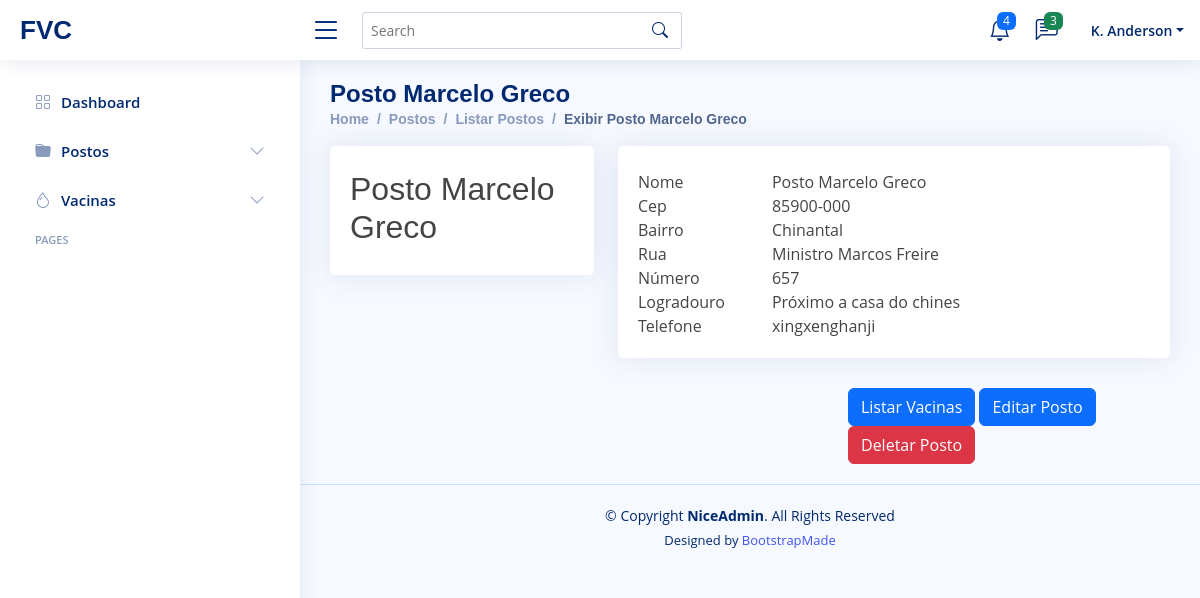
The app's page /poshow/1, older data.
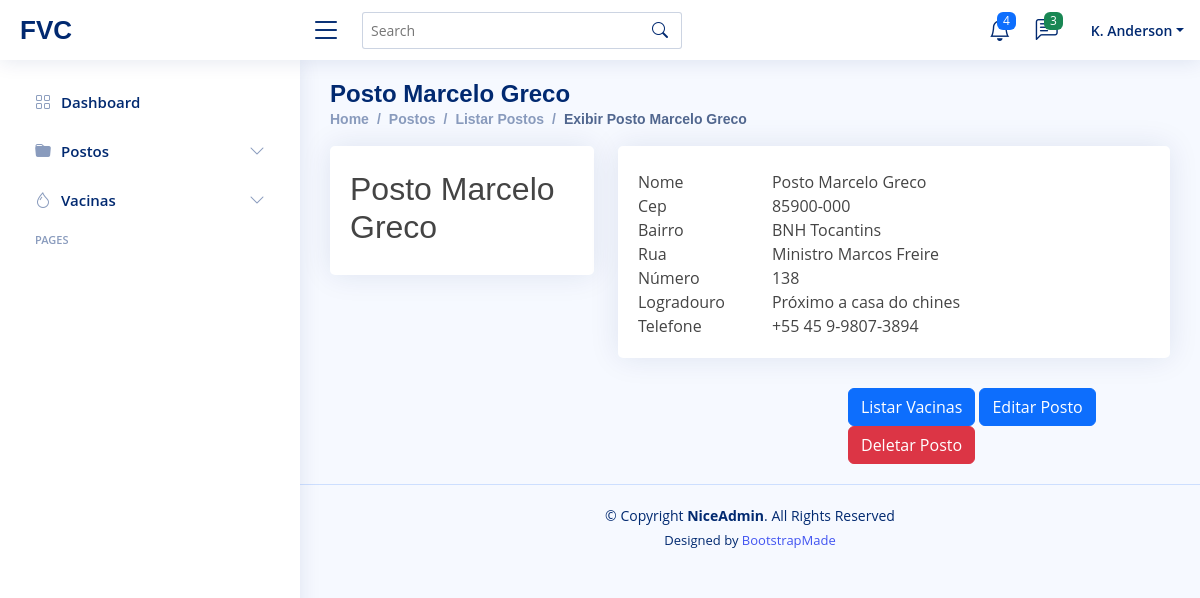
The same page, newer data.
### core/models.py (models this page shows, shortened)
class postos(models.Model):
    pos_nome = models.CharField(max_length = 120)
    pos_cep = models.CharField(max_length = 45)
    pos_rua = models.CharField(max_length = 45)
    pos_bairro = models.CharField(max_length = 45)
    pos_numero = models.IntegerField()
    pos_logradouro = models.CharField(max_length = 45)
    pos_telefone = models.CharField(max_length = 45)
    class Meta:
        verbose_name_plural = "Postos"

### core/views.py (the view)
# urls.py: path('poshow/<int:id_posto>', pos_show, name= "show_postos"),
def  pos_show(request, id_posto):
    posto = postos.objects.get(pk = id_posto)
    pacote = {"postoChave": posto}
    return render(request, "pos-show.html",pacote)

### core/templates/pos-show.html (shortened to what this page needs)
{%extends 'layouts/pages-blank.html'%}
{%block page-name%}{{postoChave.pos_nome}}{%endblock page-name%}
{%block directory%}
<li class="breadcrumb-item"><a href="index.html">Home</a></li>
<li class="breadcrumb-item">Postos</li>
<li class="breadcrumb-item"><a href="{%url 'lista_postos'%}">Listar Postos</a></li>
<li class="breadcrumb-item active">Exibir {{postoChave.pos_nome}}</li>
{%endblock directory%}
{%block main-content%}
<div class="row">
    <div class="col-xl-4">
      <div class="card">
        <div class="card-body profile-card pt-4 d-flex flex-column align-items-center">
          <h2>{{postoChave.pos_nome}}</h2>
        </div>
      </div>
    </div>
    <div class="col-xl-8">
      <div class="card">
        <div class="card-body pt-3">
          <div class="tab-content pt-2">
            <div class="tab-pane fade show active profile-overview" id="profile-overview">
              <div class="row">
                <div class="col-lg-3 col-md-4 label ">Nome</div>
                <div class="col-lg-9 col-md-8">{{postoChave.pos_nome}}</div>
              </div>
              <div class="row">
                <div class="col-lg-3 col-md-4 label">Cep</div>
                <div class="col-lg-9 col-md-8">{{postoChave.pos_cep}}</div>
              </div>
              <div class="row">
                <div class="col-lg-3 col-md-4 label">Bairro</div>
                <div class="col-lg-9 col-md-8">{{postoChave.pos_bairro}}</div>
              </div>
              <div class="row">
                <div class="col-lg-3 col-md-4 label">Rua</div>
                <div class="col-lg-9 col-md-8">{{postoChave.pos_rua}}</div>
              </div>
              <div class="row">
                <div class="col-lg-3 col-md-4 label">Número</div>
                <div class="col-lg-9 col-md-8">{{postoChave.pos_numero}}</div>
              </div>
              <div class="row">
                <div class="col-lg-3 col-md-4 label">Logradouro</div>
                <div class="col-lg-9 col-md-8">{{postoChave.pos_logradouro}}</div>
              </div>
              <div class="row">
                <div class="col-lg-3 col-md-4 label">Telefone</div>
                <div class="col-lg-9 col-md-8">{{postoChave.pos_telefone}}</div>
              </div>
              </div>
            </div>
          </div>
        </div>
        <div class="offset-5">
          <a href= "{% url 'lista_postos_vacinas' postoChave.id%}">
            <button type="button" class="btn btn-primary">
              Listar Vacinas
            </button>
          </a>
          <a href= "{%url 'update_postos' postoChave.id%}">
            <button type="button" class="btn btn-primary">
              Editar Posto
            </button>
          </a>
          <a href= "{%url 'delete_postos' postoChave.id%}">
            <button type="button" class="btn btn-danger">
              Deletar Posto
            </button>
          </a>
        </div>
      </div>
    </div>
{%endblock main-content%}

Row changes from the older to the newer data that the page shows:
changed postos "Posto Marcelo Greco": pos_bairro "Chinantal" → "BNH Tocantins"; pos_numero "657" → "138"; pos_telefone "xingxenghanji" → "+55 45 9-9807-3894"
